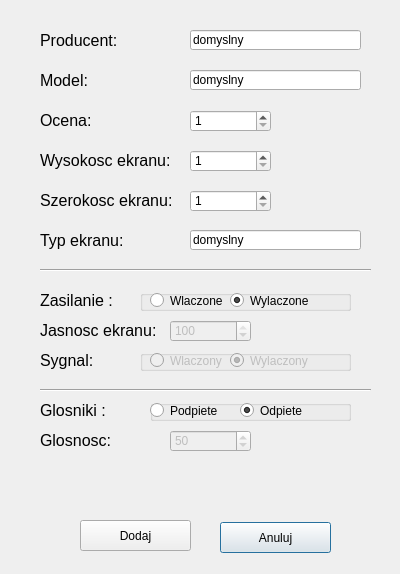
<?xml version="1.0" encoding="UTF-8"?>
<ui version="4.0">
 <class>TVForm</class>
 <widget class="QDialog" name="TVForm">
  <property name="geometry">
   <rect>
    <x>0</x>
    <y>0</y>
    <width>400</width>
    <height>574</height>
   </rect>
  </property>
  <property name="windowTitle">
   <string>TVForm</string>
  </property>
  <widget class="QLabel" name="label">
   <property name="geometry">
    <rect>
     <x>40</x>
     <y>30</y>
     <width>121</width>
     <height>21</height>
    </rect>
   </property>
   <property name="font">
    <font>
     <pointsize>12</pointsize>
    </font>
   </property>
   <property name="text">
    <string>Producent:</string>
   </property>
  </widget>
  <widget class="QLabel" name="label_2">
   <property name="geometry">
    <rect>
     <x>40</x>
     <y>70</y>
     <width>121</width>
     <height>21</height>
    </rect>
   </property>
   <property name="font">
    <font>
     <pointsize>12</pointsize>
    </font>
   </property>
   <property name="text">
    <string>Model:</string>
   </property>
  </widget>
  <widget class="QLabel" name="label_3">
   <property name="geometry">
    <rect>
     <x>40</x>
     <y>110</y>
     <width>121</width>
     <height>21</height>
    </rect>
   </property>
   <property name="font">
    <font>
     <pointsize>12</pointsize>
    </font>
   </property>
   <property name="text">
    <string>Ocena:</string>
   </property>
  </widget>
  <widget class="QLabel" name="label_4">
   <property name="geometry">
    <rect>
     <x>40</x>
     <y>150</y>
     <width>141</width>
     <height>21</height>
    </rect>
   </property>
   <property name="font">
    <font>
     <pointsize>12</pointsize>
    </font>
   </property>
   <property name="text">
    <string>Wysokosc ekranu:</string>
   </property>
  </widget>
  <widget class="QLabel" name="label_5">
   <property name="geometry">
    <rect>
     <x>40</x>
     <y>190</y>
     <width>131</width>
     <height>21</height>
    </rect>
   </property>
   <property name="font">
    <font>
     <pointsize>12</pointsize>
    </font>
   </property>
   <property name="text">
    <string>Szerokosc ekranu:</string>
   </property>
  </widget>
  <widget class="QLabel" name="label_6">
   <property name="geometry">
    <rect>
     <x>40</x>
     <y>230</y>
     <width>131</width>
     <height>21</height>
    </rect>
   </property>
   <property name="font">
    <font>
     <pointsize>12</pointsize>
    </font>
   </property>
   <property name="text">
    <string>Typ ekranu: </string>
   </property>
  </widget>
  <widget class="QLabel" name="label_7">
   <property name="geometry">
    <rect>
     <x>40</x>
     <y>320</y>
     <width>131</width>
     <height>21</height>
    </rect>
   </property>
   <property name="font">
    <font>
     <pointsize>12</pointsize>
    </font>
   </property>
   <property name="text">
    <string>Jasnosc ekranu:</string>
   </property>
  </widget>
  <widget class="QLabel" name="label_8">
   <property name="geometry">
    <rect>
     <x>40</x>
     <y>350</y>
     <width>131</width>
     <height>21</height>
    </rect>
   </property>
   <property name="font">
    <font>
     <pointsize>12</pointsize>
    </font>
   </property>
   <property name="text">
    <string>Sygnal:</string>
   </property>
  </widget>
  <widget class="QLabel" name="label_9">
   <property name="geometry">
    <rect>
     <x>40</x>
     <y>430</y>
     <width>131</width>
     <height>21</height>
    </rect>
   </property>
   <property name="font">
    <font>
     <pointsize>12</pointsize>
    </font>
   </property>
   <property name="text">
    <string>Glosnosc:</string>
   </property>
  </widget>
  <widget class="QLabel" name="label_10">
   <property name="geometry">
    <rect>
     <x>40</x>
     <y>290</y>
     <width>131</width>
     <height>21</height>
    </rect>
   </property>
   <property name="font">
    <font>
     <pointsize>12</pointsize>
    </font>
   </property>
   <property name="text">
    <string>Zasilanie :</string>
   </property>
  </widget>
  <widget class="QLabel" name="label_11">
   <property name="geometry">
    <rect>
     <x>40</x>
     <y>400</y>
     <width>131</width>
     <height>21</height>
    </rect>
   </property>
   <property name="font">
    <font>
     <pointsize>12</pointsize>
    </font>
   </property>
   <property name="text">
    <string>Glosniki :</string>
   </property>
  </widget>
  <widget class="Line" name="line">
   <property name="geometry">
    <rect>
     <x>40</x>
     <y>260</y>
     <width>331</width>
     <height>20</height>
    </rect>
   </property>
   <property name="orientation">
    <enum>Qt::Horizontal</enum>
   </property>
  </widget>
  <widget class="Line" name="line_2">
   <property name="geometry">
    <rect>
     <x>40</x>
     <y>380</y>
     <width>331</width>
     <height>20</height>
    </rect>
   </property>
   <property name="orientation">
    <enum>Qt::Horizontal</enum>
   </property>
  </widget>
  <widget class="QLineEdit" name="lineEdit_producer">
   <property name="geometry">
    <rect>
     <x>190</x>
     <y>30</y>
     <width>171</width>
     <height>20</height>
    </rect>
   </property>
   <property name="text">
    <string>domyslny</string>
   </property>
  </widget>
  <widget class="QLineEdit" name="lineEdit_model">
   <property name="geometry">
    <rect>
     <x>190</x>
     <y>70</y>
     <width>171</width>
     <height>20</height>
    </rect>
   </property>
   <property name="text">
    <string>domyslny</string>
   </property>
  </widget>
  <widget class="QLineEdit" name="lineEdit_screen">
   <property name="geometry">
    <rect>
     <x>190</x>
     <y>230</y>
     <width>171</width>
     <height>20</height>
    </rect>
   </property>
   <property name="text">
    <string>domyslny</string>
   </property>
  </widget>
  <widget class="QSpinBox" name="spinBox_rating">
   <property name="geometry">
    <rect>
     <x>190</x>
     <y>110</y>
     <width>81</width>
     <height>22</height>
    </rect>
   </property>
   <property name="minimum">
    <number>1</number>
   </property>
   <property name="maximum">
    <number>10</number>
   </property>
  </widget>
  <widget class="QSpinBox" name="spinBox_height">
   <property name="geometry">
    <rect>
     <x>190</x>
     <y>150</y>
     <width>81</width>
     <height>22</height>
    </rect>
   </property>
   <property name="minimum">
    <number>1</number>
   </property>
   <property name="maximum">
    <number>8000</number>
   </property>
   <property name="singleStep">
    <number>100</number>
   </property>
  </widget>
  <widget class="QSpinBox" name="spinBox_width">
   <property name="geometry">
    <rect>
     <x>190</x>
     <y>190</y>
     <width>81</width>
     <height>22</height>
    </rect>
   </property>
   <property name="minimum">
    <number>1</number>
   </property>
   <property name="maximum">
    <number>8000</number>
   </property>
   <property name="singleStep">
    <number>100</number>
   </property>
  </widget>
  <widget class="QSpinBox" name="spinBox_brightness">
   <property name="enabled">
    <bool>false</bool>
   </property>
   <property name="geometry">
    <rect>
     <x>170</x>
     <y>320</y>
     <width>81</width>
     <height>22</height>
    </rect>
   </property>
   <property name="minimum">
    <number>1</number>
   </property>
   <property name="maximum">
    <number>100</number>
   </property>
   <property name="singleStep">
    <number>1</number>
   </property>
   <property name="value">
    <number>100</number>
   </property>
  </widget>
  <widget class="QSpinBox" name="spinBox_volume">
   <property name="enabled">
    <bool>false</bool>
   </property>
   <property name="geometry">
    <rect>
     <x>170</x>
     <y>430</y>
     <width>81</width>
     <height>22</height>
    </rect>
   </property>
   <property name="minimum">
    <number>1</number>
   </property>
   <property name="maximum">
    <number>100</number>
   </property>
   <property name="singleStep">
    <number>1</number>
   </property>
   <property name="value">
    <number>50</number>
   </property>
  </widget>
  <widget class="QPushButton" name="pushButton_cancel">
   <property name="geometry">
    <rect>
     <x>220</x>
     <y>522</y>
     <width>111</width>
     <height>31</height>
    </rect>
   </property>
   <property name="text">
    <string>Anuluj</string>
   </property>
  </widget>
  <widget class="QPushButton" name="pushButton_add">
   <property name="enabled">
    <bool>true</bool>
   </property>
   <property name="geometry">
    <rect>
     <x>80</x>
     <y>520</y>
     <width>111</width>
     <height>31</height>
    </rect>
   </property>
   <property name="text">
    <string>Dodaj</string>
   </property>
  </widget>
  <widget class="QGroupBox" name="groupBox_power">
   <property name="geometry">
    <rect>
     <x>140</x>
     <y>290</y>
     <width>211</width>
     <height>21</height>
    </rect>
   </property>
   <property name="title">
    <string/>
   </property>
   <widget class="QRadioButton" name="radioButton_pwrOn">
    <property name="geometry">
     <rect>
      <x>10</x>
      <y>0</y>
      <width>82</width>
      <height>21</height>
     </rect>
    </property>
    <property name="text">
     <string>Wlaczone</string>
    </property>
   </widget>
   <widget class="QRadioButton" name="radioButton_pwrOff">
    <property name="geometry">
     <rect>
      <x>90</x>
      <y>0</y>
      <width>82</width>
      <height>21</height>
     </rect>
    </property>
    <property name="text">
     <string>Wylaczone</string>
    </property>
    <property name="checked">
     <bool>true</bool>
    </property>
   </widget>
  </widget>
  <widget class="QGroupBox" name="groupBox_signal">
   <property name="enabled">
    <bool>true</bool>
   </property>
   <property name="geometry">
    <rect>
     <x>140</x>
     <y>350</y>
     <width>211</width>
     <height>21</height>
    </rect>
   </property>
   <property name="title">
    <string/>
   </property>
   <widget class="QRadioButton" name="radioButton_signalOf">
    <property name="enabled">
     <bool>false</bool>
    </property>
    <property name="geometry">
     <rect>
      <x>90</x>
      <y>0</y>
      <width>82</width>
      <height>21</height>
     </rect>
    </property>
    <property name="text">
     <string>Wylaczony</string>
    </property>
    <property name="checked">
     <bool>true</bool>
    </property>
   </widget>
   <widget class="QRadioButton" name="radioButton_signalOn">
    <property name="enabled">
     <bool>false</bool>
    </property>
    <property name="geometry">
     <rect>
      <x>10</x>
      <y>0</y>
      <width>82</width>
      <height>21</height>
     </rect>
    </property>
    <property name="text">
     <string>Wlaczony</string>
    </property>
   </widget>
  </widget>
  <widget class="QGroupBox" name="groupBox_speakers">
   <property name="geometry">
    <rect>
     <x>150</x>
     <y>400</y>
     <width>201</width>
     <height>21</height>
    </rect>
   </property>
   <property name="title">
    <string/>
   </property>
   <widget class="QRadioButton" name="radioButton_SpeakersOn">
    <property name="geometry">
     <rect>
      <x>0</x>
      <y>0</y>
      <width>82</width>
      <height>21</height>
     </rect>
    </property>
    <property name="text">
     <string>Podpiete</string>
    </property>
    <property name="checked">
     <bool>false</bool>
    </property>
   </widget>
   <widget class="QRadioButton" name="radioButton_SpeakersOff">
    <property name="geometry">
     <rect>
      <x>90</x>
      <y>0</y>
      <width>82</width>
      <height>21</height>
     </rect>
    </property>
    <property name="text">
     <string>Odpiete</string>
    </property>
    <property name="checked">
     <bool>true</bool>
    </property>
   </widget>
  </widget>
 </widget>
 <layoutdefault spacing="6" margin="11"/>
 <resources/>
 <connections>
  <connection>
   <sender>pushButton_cancel</sender>
   <signal>clicked()</signal>
   <receiver>TVForm</receiver>
   <slot>close()</slot>
   <hints>
    <hint type="sourcelabel">
     <x>275</x>
     <y>537</y>
    </hint>
    <hint type="destinationlabel">
     <x>199</x>
     <y>286</y>
    </hint>
   </hints>
  </connection>
  <connection>
   <sender>radioButton_pwrOn</sender>
   <signal>toggled(bool)</signal>
   <receiver>radioButton_signalOn</receiver>
   <slot>setEnabled(bool)</slot>
   <hints>
    <hint type="sourcelabel">
     <x>190</x>
     <y>300</y>
    </hint>
    <hint type="destinationlabel">
     <x>190</x>
     <y>360</y>
    </hint>
   </hints>
  </connection>
  <connection>
   <sender>radioButton_SpeakersOn</sender>
   <signal>toggled(bool)</signal>
   <receiver>spinBox_volume</receiver>
   <slot>setEnabled(bool)</slot>
   <hints>
    <hint type="sourcelabel">
     <x>190</x>
     <y>410</y>
    </hint>
    <hint type="destinationlabel">
     <x>210</x>
     <y>440</y>
    </hint>
   </hints>
  </connection>
  <connection>
   <sender>radioButton_pwrOn</sender>
   <signal>toggled(bool)</signal>
   <receiver>spinBox_brightness</receiver>
   <slot>setEnabled(bool)</slot>
   <hints>
    <hint type="sourcelabel">
     <x>190</x>
     <y>300</y>
    </hint>
    <hint type="destinationlabel">
     <x>210</x>
     <y>330</y>
    </hint>
   </hints>
  </connection>
  <connection>
   <sender>radioButton_pwrOn</sender>
   <signal>toggled(bool)</signal>
   <receiver>radioButton_signalOf</receiver>
   <slot>setEnabled(bool)</slot>
   <hints>
    <hint type="sourcelabel">
     <x>190</x>
     <y>300</y>
    </hint>
    <hint type="destinationlabel">
     <x>270</x>
     <y>360</y>
    </hint>
   </hints>
  </connection>
  <connection>
   <sender>lineEdit_model</sender>
   <signal>textChanged(QString)</signal>
   <receiver>TVForm</receiver>
   <slot>onTextChange()</slot>
   <hints>
    <hint type="sourcelabel">
     <x>275</x>
     <y>79</y>
    </hint>
    <hint type="destinationlabel">
     <x>199</x>
     <y>286</y>
    </hint>
   </hints>
  </connection>
  <connection>
   <sender>lineEdit_producer</sender>
   <signal>textChanged(QString)</signal>
   <receiver>TVForm</receiver>
   <slot>onTextChange()</slot>
   <hints>
    <hint type="sourcelabel">
     <x>275</x>
     <y>39</y>
    </hint>
    <hint type="destinationlabel">
     <x>199</x>
     <y>286</y>
    </hint>
   </hints>
  </connection>
  <connection>
   <sender>lineEdit_screen</sender>
   <signal>textChanged(QString)</signal>
   <receiver>TVForm</receiver>
   <slot>onTextChange()</slot>
   <hints>
    <hint type="sourcelabel">
     <x>275</x>
     <y>239</y>
    </hint>
    <hint type="destinationlabel">
     <x>199</x>
     <y>286</y>
    </hint>
   </hints>
  </connection>
  <connection>
   <sender>pushButton_add</sender>
   <signal>clicked()</signal>
   <receiver>TVForm</receiver>
   <slot>submit()</slot>
   <hints>
    <hint type="sourcelabel">
     <x>135</x>
     <y>535</y>
    </hint>
    <hint type="destinationlabel">
     <x>199</x>
     <y>286</y>
    </hint>
   </hints>
  </connection>
 </connections>
 <slots>
  <slot>onTextChange()</slot>
  <slot>submit()</slot>
 </slots>
</ui>
